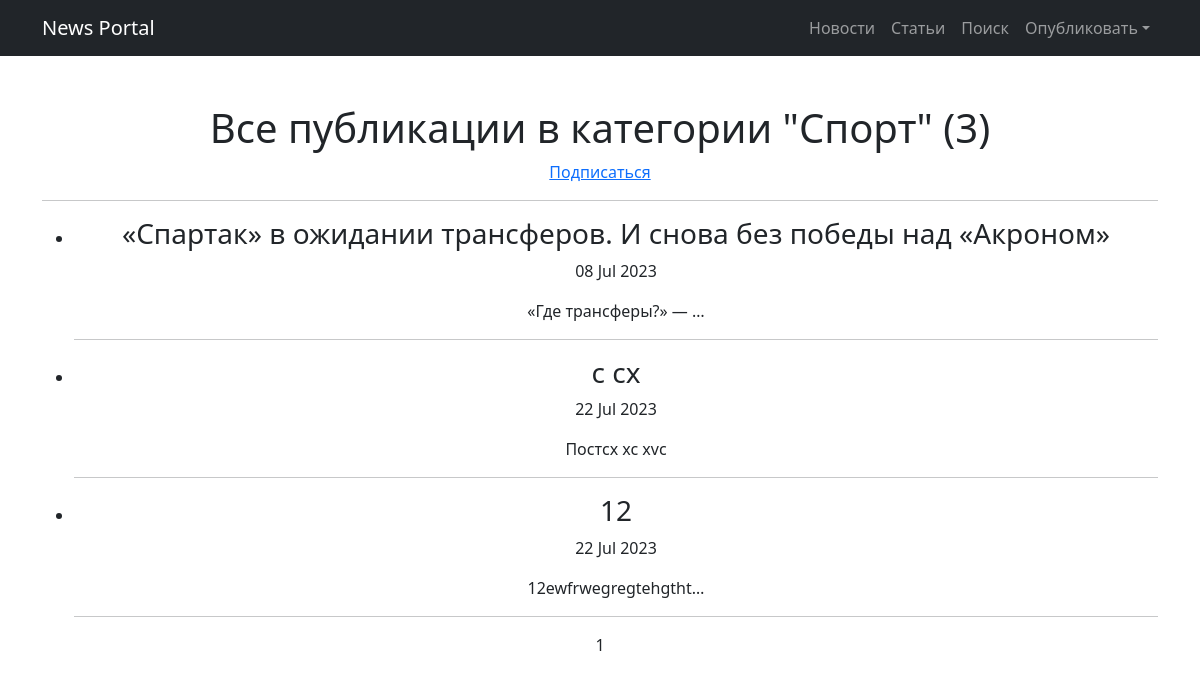
Page /posts/categories/2 on the earlier database version.
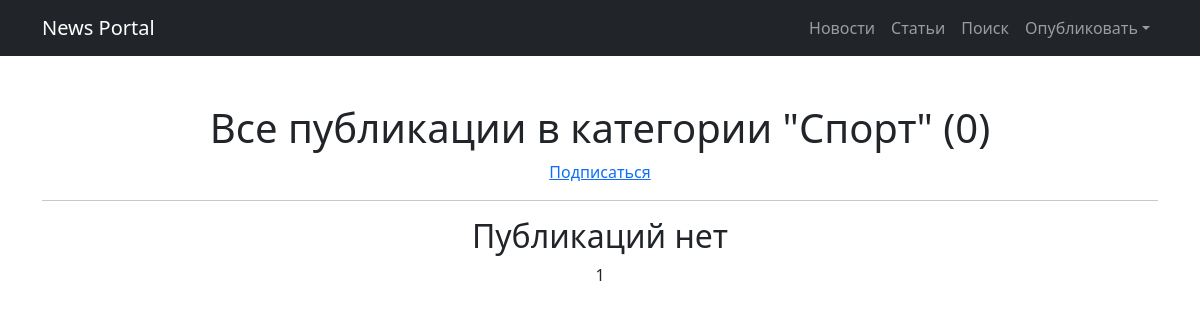
Same page on the later database version.
### news/models.py (models this page shows, shortened)
class Category(models.Model):
    name = models.CharField(max_length=70, unique=True)
    subscribers = models.ManyToManyField(User, blank=True)

class Post(models.Model):
    article = 'AR'
    news = 'NW'
    post_type = [
        (article, 'Статья'),
        (news, 'Новость')
    ]
    author = models.ForeignKey(Author, on_delete=models.PROTECT)
    type_post = models.CharField(max_length=2, choices=post_type)
    time_create = models.DateTimeField(auto_now_add=True)
    category = models.ManyToManyField(Category, through='PostCategory')
    header = models.CharField(max_length=150)
    text = models.TextField(default='Пост')
    rating = models.IntegerField(default=0)

### news/views.py (the view)
# urls.py: path('categories/<int:pk>', CategoryList.as_view(), name='category_list'),
class CategoryList(ListView):
    model = Post
    ordering = '-time_create'
    context_object_name = 'categories'
    template_name = 'category_list.html'
    paginate_by = 10
    def get_queryset(self):
        self.category = get_object_or_404(Category, id=self.kwargs['pk'])
        queryset = Post.objects.filter(category=self.category)
        return queryset
    def get_context_data(self, **kwargs):
        context = super().get_context_data(**kwargs)
        context['is_not_subscriber'] = self.request.user not in self.category.subscribers.all()
        context['is_subscriber'] = self.request.user in self.category.subscribers.all()
        context['category'] = self.category
        return context

### news/templatetags/my_filters.py (called while the page is built)
@register.filter()
def censor(text):
    censored_text = text
    bad_words = ['выходные', 'Выходные', 'синоптик', 'Синоптик', ]
    if type(text) is str:
        for bad_word in bad_words:
            censored_text = censored_text.replace(bad_word, bad_word[0] + '*' * (len(bad_word) - 1) + bad_word[-1])
    else:
        raise TypeError
    return censored_text

### templates/category_list.html (shortened to what this page needs)
{% extends 'flatpages/default.html' %}\
{% load my_filters %}
{% block content %}
    <h1>Все публикации в категории "{{category.name}}" ({{categories|length}})</h1>
    {% if is_not_subscriber %}
        <a href="{% url 'subscribe' category.id %}">Подписаться</a>
    {% endif %}
    <hr>
    {% if categories %}
        <ul>
            {% for post in categories %}
                <li>
                    <h3>{{ post.header|censor }}</h3>
                    <p>{{ post.time_create|date:'d M Y' }}</p>
                    <p>{{ post.text|truncatechars:20|censor }}</p>
                </li>
                <hr>
            {% endfor %}
        </ul>
    {% else %}
        <h2>Публикаций нет</h2>
    {% endif %}
   {{ page_obj.number }}
{% endblock content %}

### templates/flatpages/default.html (shortened to what this page needs)
<!DOCTYPE html>
<html lang="en">
<head>
    {% load static %}
    <link href="{% static 'css/styles.css' %}" rel="stylesheet"/>
</head>
<body>
<nav class="navbar navbar-expand-lg navbar-dark bg-dark">
    <div class="container">
        <a class="navbar-brand" href="/posts/">News Portal</a>
        <div class="collapse navbar-collapse" id="navbarSupportedContent">
            <ul class="navbar-nav ms-auto mb-2 mb-lg-0">
                <li class="nav-item"><a class="nav-link" aria-current="page" href="/posts/news/">Новости</a></li>
                <li class="nav-item"><a class="nav-link" href="/posts/articles/">Статьи</a></li>
                <li class="nav-item"><a class="nav-link" href="/posts/search/">Поиск</a></li>
                <li class="nav-item dropdown">
                    <a class="nav-link dropdown-toggle" id="navbarDropdown" href="#" role="button"
                       data-bs-toggle="dropdown" aria-expanded="false">Опубликовать</a>
                </li>
            </ul>
        </div>
    </div>
</nav>
<div class="container">
    <div class="text-center mt-5">
        {% block content %}{% endblock content %}
    </div>
</div>
</body>
</html>

Differences in the rows shown:
removed Post: header|censor "«Спартак» в ожидании трансферов. И снова без победы над «Акроном»", time_create "08 Jul 2023", text|censor "«Где трансферы?» — …"
removed Post: header|censor "c cx", time_create "22 Jul 2023", text|censor "Постcx xc xvc"
removed Post: header|censor "12", time_create "22 Jul 2023", text|censor "12ewfrwegregtehgtht…"
Other differences:
{{ categories|length }}: "3" → "0"
text now shown: "Публикаций нет"
